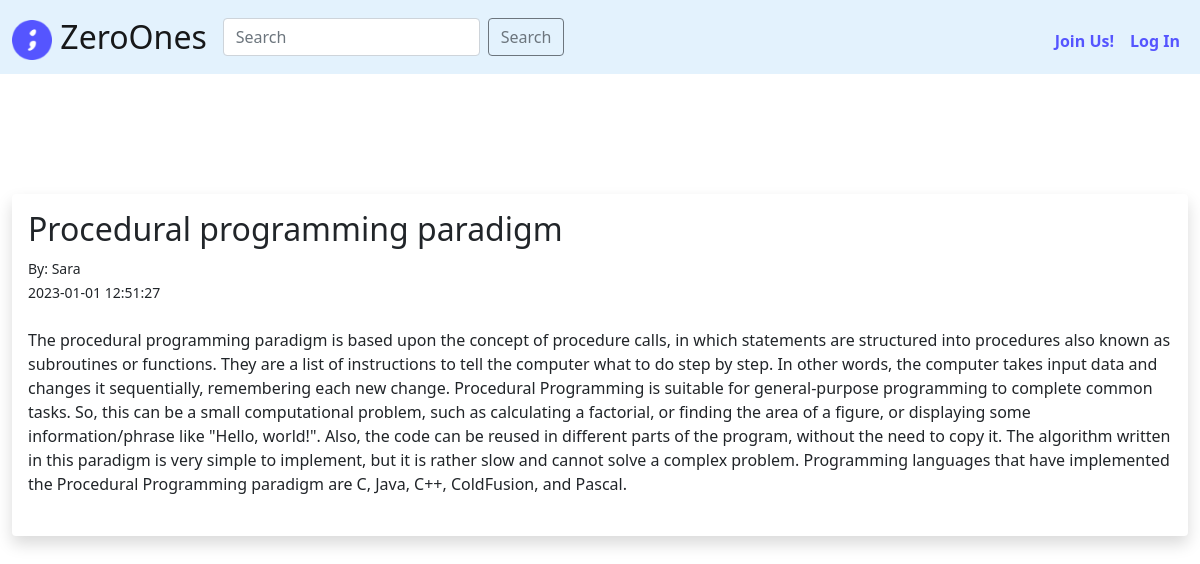
Screenshot of /posts/20 with the database file from the repository.
### tables this page shows
CREATE TABLE posts(post_id INTEGER PRIMARY KEY AUTOINCREMENT NOT NULL,title TEXT NOT NULL, tag TEXT NOT NULL UNIQUE, author_id INTEGER NOT NULL,author TEXT NOT NULL, content TEXT NOT NULL ,date_posted DATETIME,FOREIGN KEY(author_id) REFERENCES users(id));

### app.py (the view)
@app.route('/posts/<int:id>')
def post(id):
    post = db.execute("SELECT * FROM posts WHERE post_id = ?", id)
    print(post[0])
    return render_template('post.html', post=post[0])

### app.py (called while the page is built)
@app.after_request
def after_request(response):
    response.headers["Cache-Control"] = "no-cache, no-store, must-revalidate"
    response.headers["Expires"] = 0
    response.headers["Pragma"] = "no-cache"
    return response

### templates/post.html (shortened to what this page needs)
{% extends 'layout.html' %}
{% block main2 %}
<br/>
<div class="shadow p-3 mb-5 bg-body rounded">
	<h2>{{ post.title }}</h2>
	<small>By: {{ post.author }}<br/>
		{{ post.date_posted }}</small> <br/><br/>
	{{ post.content|safe }}<br/><br/>
</div>
{% endblock %}

### rows the page displays
posts: title "Procedural programming paradigm", author "Sara", date_posted "2023-01-01 12:51:27", content "The procedural programming paradigm is based upon the concept of procedure calls, in which statements are structured into procedures also known as subroutines or functions. They are a list of instructions to tell the computer what to do step by step. In other words, the computer takes input data and changes it sequentially, remembering each new change. Procedural Programming is suitable for general-purpose programming to complete common tasks. So, this can be a small computational problem, such as calculating a factorial, or finding the area of a figure, or displaying some information/phrase like \"Hello, world!\". Also, the code can be reused in different parts of the program, without the…"
